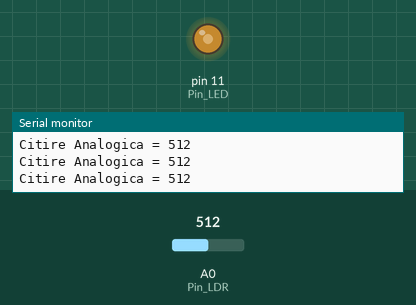
The sketch below on a simulated Arduino Uno, built with avr-gcc and run on an emulated ATmega328P. Parts: output pins drawn as LEDs (lit = HIGH), the last lines printed to the serial monitor. The test bench sets the inputs (shaded band); at power-on: A0 (Pin_LDR) = 512.

Above: at 1.2 s.
1.3 s: A0 (Pin_LDR) set to 306
At 2.1 s:
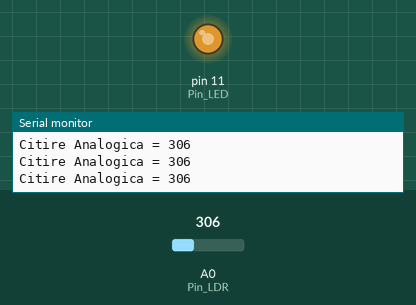
2.8 s: A0 (Pin_LDR) set to 122
At 3.5 s:
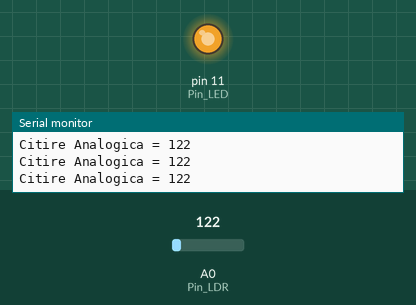
4.3 s: A0 (Pin_LDR) set to 900
At 5.0 s:
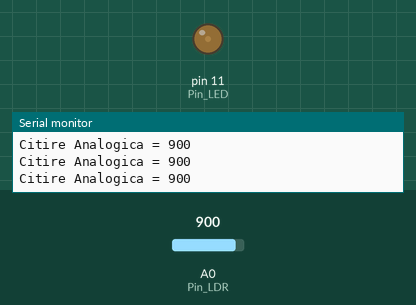
5.8 s: A0 (Pin_LDR) set to 1023
At 6.4 s:
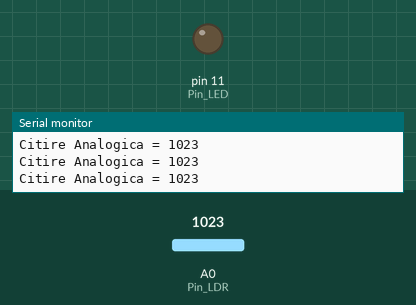
7.3 s: A0 (Pin_LDR) set to 511
At 7.8 s:
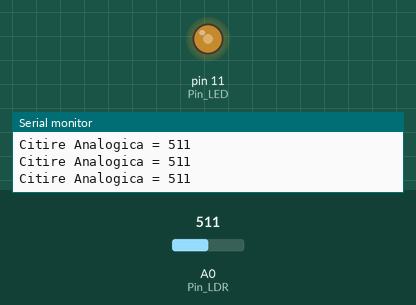
Timing chart, 0 to 9.8 s (numbered marks = the images above; inputs shaded):
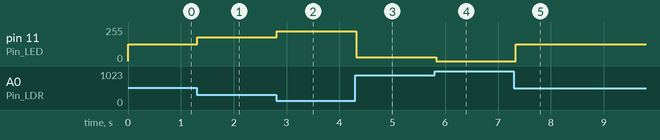

The sketch:

LDR_LED.ino
```cpp
/* Sketch testare LDR pe o placa Arduino cu vizualizare a cantitatii luminii
   citite de LDR printr-un LED

   Materiale necesare testarii:
     - placa de dezvoltare Arduino (UNO, Mega 2560, Nano, Pro Mini ...)
     - LDR
     - LED
     - rezistor de 10K
     - rezistor de 220R
     - breadboard
     - cabluri de lagatura

   Interfatare LDR si LED cu Arduino:

    Se conecteaza un terminal al LDR - ului la +5V iar celalalt terminal
    printr-o rezistenta de 10K la GND (masa), iar un punct (de pe breadboard) dintre LDR si
    rezistenta fixa la un pin analogic (A0) al placii de dezvoltare, cum este Arduino.

    Se conecteaza anodul LED-ului la pinul 11 (sau oricare pin PWM) si
    catodul printr-o rezistenta de 220R la GND.

   Detalii despre fotorezistor (LDR) la:
*/

int Pin_LDR = 0;
int Citire_Analogica;     // variabila pentru citirea analogica de la divizorul cu LDR
int Pin_LED = 11;
int Stralucire_LED;

void setup(void) {
    Serial.begin(9600);
}

void loop(void) {
    Citire_Analogica = analogRead(Pin_LDR);

    Serial.print("Citire Analogica = ");
    Serial.println(Citire_Analogica);     // citirea analogica bruta

    // LED-ul devine mai luminos cu cât este mai întunecat senzorul
    // de acea se inverseaza citirea analogica de la 0-1023 la 1023-0

    Citire_Analogica = 1023 - Citire_Analogica;

    // se mapeaza 0-1023 la 0-255 deoarece aceasta este plaja utilizata de functia "analogWrite"
    Stralucire_LED = map(Citire_Analogica, 0, 1023, 0, 255);
    analogWrite(Pin_LED, Stralucire_LED);

    delay(100);
}
```

Measured:
- after the input at 1.3 s, pin 11 (Pin_LED): 127/255 → 178/255 at once
- after the input at 2.8 s, pin 11 (Pin_LED): 178/255 → 224/255 at once
- after the input at 4.3 s, pin 11 (Pin_LED): 224/255 → 30/255 at once
- after the input at 5.8 s, pin 11 (Pin_LED): 30/255 → 0/255 at once
- after the input at 7.3 s, pin 11 (Pin_LED): 0/255 → 127/255 at once
